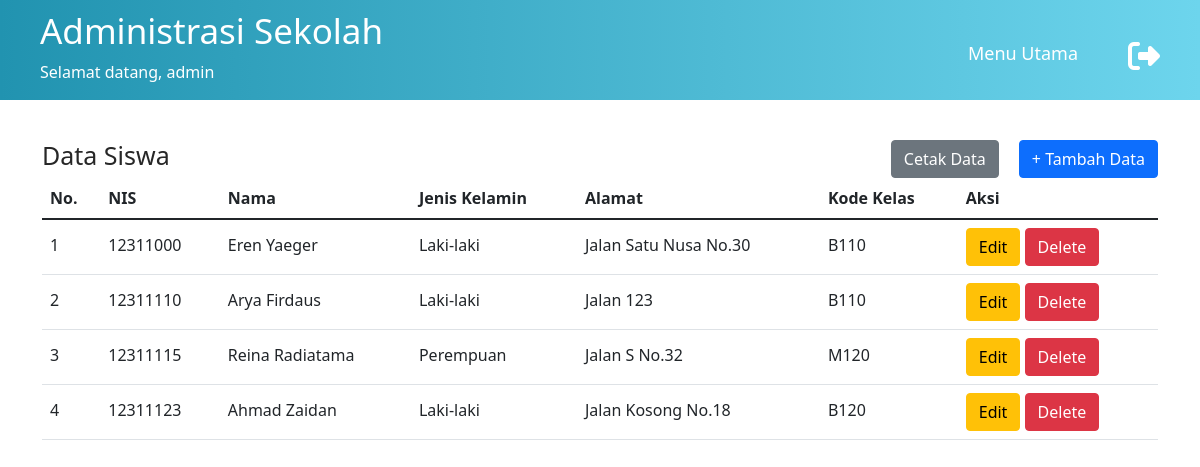
Page /data-siswa.php (signed in) on the committed database.
### tables this page shows
CREATE TABLE `siswa` (
  `nis` char(8) NOT NULL,
  `nama` varchar(50) NOT NULL,
  `jns_kelamin` varchar(10) NOT NULL,
  `alamat` varchar(50) NOT NULL,
  `kd_kelas` char(4) NOT NULL
);

CREATE TABLE `kelas` (
  `kd_kelas` char(4) NOT NULL,
  `jurusan` varchar(20) NOT NULL,
  `tingkat` varchar(5) NOT NULL,
  `jmlh_siswa` int(5) NOT NULL
);

### functions.php (called while the page is built, shortened)
<?php
$conn = mysqli_connect("localhost", "root", "", "sekolah_database");
function query($query) {
	global $conn;
	$result = mysqli_query($conn, $query);
	$rows = [];
	while( $row = mysqli_fetch_assoc($result) ) {
		$rows[] = $row;
	}
	return $rows;
}
?>

### data-siswa.php (the view, shortened to what this page needs)
<?php
require 'functions.php';
$siswa = query("SELECT * FROM siswa, kelas where kelas.kd_kelas=siswa.kd_kelas");
?>
<!DOCTYPE html>
<html lang="en">
<head>
    <link rel="stylesheet" href="assets/css/main.css">
    <link href="https://cdn.jsdelivr.net/npm/bootstrap@5.1.3/dist/css/bootstrap.min.css" rel="stylesheet">
</head>
<body>
    <header>
        <div class="welcome">
            <h1>Administrasi Sekolah</h1>
            <p>Selamat datang,
                <?php
                echo $_SESSION['username'];
                ?>
            </p>
        </div>
        <nav>
        <ul>
            <li><a href="index.php">Menu Utama</a></li>
        </ul>
        </nav>
        <a href="logout.php"><i class="fa fa-sign-out fa-2x" aria-hidden="true"></i></a>
    </header>
    <section id="data-siswa" class="container">
        <div class="top-data">
            <h1>Data Siswa</h1>
            <button type="button" class="btn btn-primary"><a href="tambah-siswa.php" style="color: #fff; text-decoration:none; "> + Tambah Data</a></button>
            <button type="button" class="btn btn-secondary" style="margin-right:20px;"><a href="cetak-siswa.php" style="color: #fff; text-decoration:none; "> Cetak Data</a></button>
        </div>
        <div class="list-siswa">
            <table class="table table-hover">
                <thead>
                    <tr>
                        <th scope="col">No.</th>
                        <th scope="col">NIS</th>
                        <th scope="col">Nama</th>
                        <th scope="col">Jenis Kelamin</th>
                        <th scope="col">Alamat</th>
                        <th scope="col">Kode Kelas</th>
                        <th scope="col">Aksi</th>
                    </tr>
                </thead>
                <tbody>
                    <?php $i = 1; ?>
                    <?php foreach( $siswa as $row ) : ?>
                    <tr>
                        <td scope="row"><?= $i; ?></td>
                        <td scope="row"><?= $row["nis"]; ?></td>
                        <td><?= $row["nama"]; ?></td>
                        <td><?= $row["jns_kelamin"]; ?></td>
                        <td><?= $row["alamat"]; ?></td>
                        <td><?= $row["kd_kelas"]; ?></td>
                        <td class="button-action">
                        <a href="ubah-siswa.php?nis=<?= $row["nis"]; ?>" ><button type="button" class="btn btn-warning">Edit</button></a>
                        <a href="hapus-siswa.php?nis=<?= $row["nis"]; ?>" ><button type="button" class="btn btn-danger">Delete</button></a>
                        </td>
                    </tr>
                    <?php $i++; ?>
	                <?php endforeach; ?>
                </tbody>
            </table>
        </div>
    </section>
</body>
</html>

### assets/css/main.css (style rules this page uses)
* { margin: 0; padding: 0; box-sizing: border-box; text-decoration: none; list-style: none; }
body { font-family: 'Poppins', sans-serif; }
.container { width: 80%; margin: auto; }
header { width: 100%; padding: 0 40px; background: #2193b0; background: -webkit-linear-gradient(to left, #6dd5ed, #2193b0); background: linear-gradient(to left, #6dd5ed, #2193b0); display: flex; flex-direction: row; color: #fff; }
header .welcome { flex: 2; }
header .welcome h1 { font-size: 35px; padding-top: 10px; }
header ul { flex: 3; text-align: center; }
header i { padding-top: 40px; }
.fa-sign-out { color: #fff; }
header ul li { display: inline-block; font-size: 18px; margin-right: 30px; padding-top: 40px; align-items: center; }
header ul li a { color: #fff; padding: 10px 20px; border-radius: 10px; -webkit-border-radius: 10px; -moz-border-radius: 10px; -ms-border-radius: 10px; -o-border-radius: 10px; text-decoration: none; transition: all .5s; -webkit-transition: all .5s; -moz-transition: all .5s; -ms-transition: all .5s; -o-transition: all .5s; }
section { margin-top: 40px !important; }
.top-data h1 { color: #272727; float: left; }
.top-data button { float: right; color: #fff; text-decoration: none; }
a { color: #fff !important; text-decoration: none !important; }
.top-data { position: relative; margin-top: 30px; }
.top-data h1, body section h1 { font-size: 25px; display: block; }
tr td { line-height: 35px; }

### rows in the picture
siswa: nis "12311000", nama "Eren Yaeger", jns_kelamin "Laki-laki", alamat "Jalan Satu Nusa No.30", kd_kelas.kd_kelas "B110"
siswa: nis "12311110", nama "Arya Firdaus", jns_kelamin "Laki-laki", alamat "Jalan 123", kd_kelas.kd_kelas "B110"
siswa: nis "12311115", nama "Reina Radiatama", jns_kelamin "Perempuan", alamat "Jalan S No.32", kd_kelas.kd_kelas "M120"
siswa: nis "12311123", nama "Ahmad Zaidan", jns_kelamin "Laki-laki", alamat "Jalan Kosong No.18", kd_kelas.kd_kelas "B120"

### other values in the picture
$_SESSION['username'] "admin"
